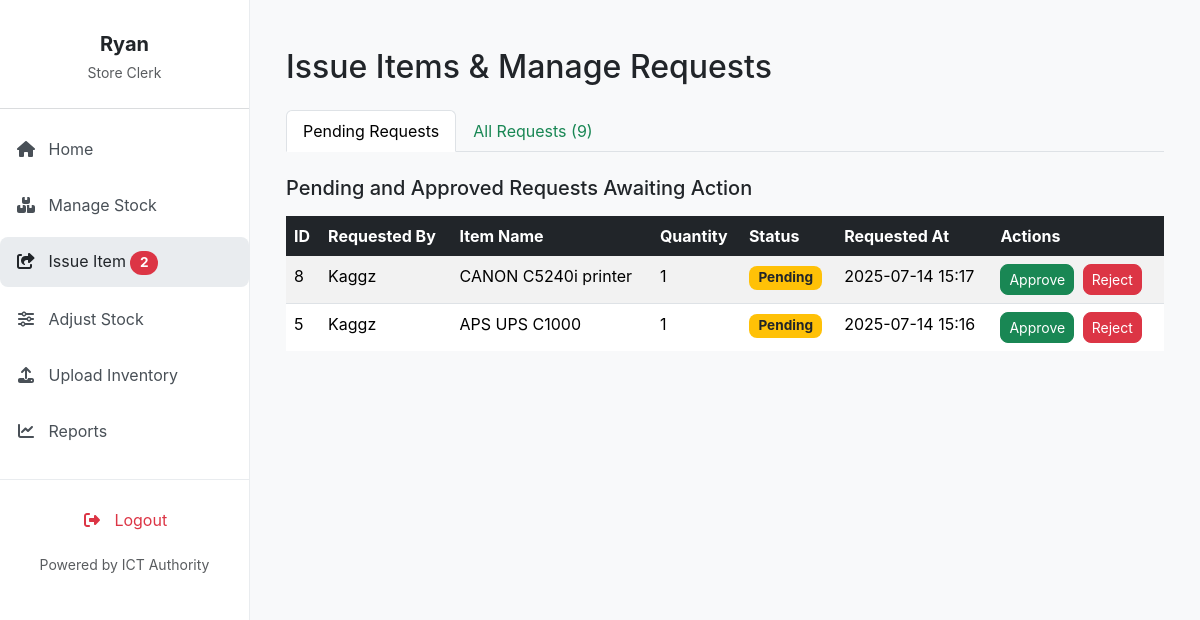
/issue-item/ (signed in), run on an earlier commit of the app's database.
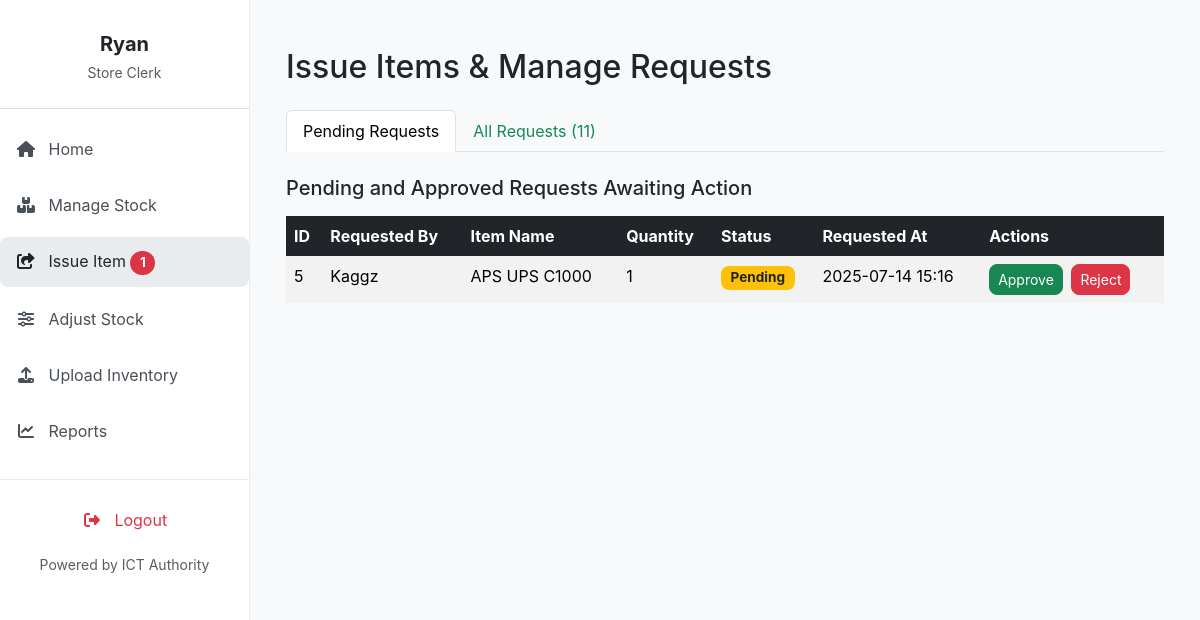
And on a later commit of the database.
### invent/models.py (models this page shows, shortened)
class ItemRequest(models.Model):
    item = models.ForeignKey('InventoryItem', on_delete=models.CASCADE)
    name = models.CharField(max_length=100)
    quantity = models.PositiveIntegerField(default=1)
    reason = models.TextField(blank=True, null=True)
    application_date = models.DateField(default=timezone.now)
    requestor = models.ForeignKey(User, on_delete=models.CASCADE)
    status = models.CharField(max_length=10, choices=[
        ('Pending', 'Pending'),
        ('Approved', 'Approved'),
        ('Issued', 'Issued'),
        ('Rejected', 'Rejected'),
        ('Cancelled', 'Cancelled'),
    ], default='Pending')
    date_requested = models.DateTimeField(auto_now_add=True)
    _original_status = None
    def __init__(self, *args, **kwargs):
        super().__init__(*args, **kwargs)
        self._original_status = self.status

class InventoryItem(models.Model):
    STATUS_CHOICES = [
        ('Pending', 'Pending'),
        ('In Stock', 'In Stock'),
        ('Issued', 'Issued'),
        ('Returned', 'Returned'),
        ('Low Stock', 'Low Stock'),
        ('Out of Stock', 'Out of Stock'),
    ]
    CONDITION_CHOICES = [
        ("Serviceable", "Serviceable"),
        ("Not Serviceable", "Not Serviceable"),
        ("Not working", "Not working"),
        ("Good", "Good"),
        ("Fair", "Fair"),
        ("Poor", "Poor"),
    ]
    name = models.CharField(max_length=255, help_text="e.g., Dell Optiplex 7010 (from Asset Description)")
    serial_number = models.CharField(
        max_length=255, unique=True, blank=True, null=True,
        help_text="Unique serial number of the asset (from Serial Number in CSV)"
    )
    category = models.CharField(
        max_length=100, blank=True,
        help_text="e.g., Printer, CPU, Monitor (from Asset Category-Minor)"
    )
    condition = models.CharField(
        max_length=20, choices=CONDITION_CHOICES, default="Serviceable",
        help_text="Current condition of the asset (from Condition in CSV)"
    )
    status = models.CharField(max_length=20, choices=STATUS_CHOICES, default='In Stock')
    expiration_date = models.DateField(null=True, blank=True)
    quantity_total = models.PositiveIntegerField(default=0)
    quantity_issued = models.PositiveIntegerField(default=0)
    quantity_returned = models.PositiveIntegerField(default=0)
    created_by = models.ForeignKey(User, on_delete=models.SET_NULL, null=True, blank=True, related_name='inventory_created_by')
    created_at = models.DateTimeField(auto_now_add=True)
    updated_at = models.DateTimeField(auto_now=True)

### invent/views.py (the view, shortened to what this page needs)
# urls.py: path('issue-item/', views.issue_item, name='issue_item'),
@login_required
@permission_required('invent.can_issue_item', raise_exception=True)
def issue_item(request):
    all_requests = ItemRequest.objects.all().order_by('-date_requested')
    pending_and_approved_requests = all_requests.filter(
        status__in=['Pending', 'Approved'])
    form = IssueItemForm()
    context = {
        'form': form,  # Ensure the form is passed for GET requests as well
        'all_requests': all_requests,
        'pending_and_approved_requests': pending_and_approved_requests,
        'approved_requests': all_requests.filter(status='Approved'),
        'issued_requests': all_requests.filter(status='Issued'),
        'rejected_requests': all_requests.filter(status='Rejected'),
        'pending_requests': all_requests.filter(status='Pending'),
    }
    return render(request, 'invent/issue_item.html', context)

### invent/context_processors.py (called while the page is built)
def pending_requests_count(request):
    count = 0  # Default to 0
    if request.user.is_authenticated:
        if request.user.has_perm('invent.can_issue_item'):
            count = ItemRequest.objects.filter(status='Pending').count()
    return {'pending_requests_count_for_sidebar': count}

### invent/templates/invent/issue_item.html (shortened to what the changed rows need)
{% extends 'invent/base_store_clerk.html' %}
{% load static %}
{% block content %}
<div class="container mt-4">
    <h2 class="mb-4">Issue Items & Manage Requests</h2>
    <ul class="nav nav-tabs mb-4" id="issueManageTabs" role="tablist">
        <li class="nav-item" role="presentation">
            <button class="nav-link" id="all-requests-tab" data-bs-toggle="tab" data-bs-target="#all-requests" type="button" role="tab" aria-controls="all-requests" aria-selected="false">All Requests ({{ all_requests.count }})</button>
        </li>
    </ul>
    <div class="tab-content" id="issueManageTabsContent">
        <div class="tab-pane fade show active" id="pending-requests" role="tabpanel" aria-labelledby="pending-requests-tab">
            <div class="table-responsive">
                <table class="table table-hover table-striped">
                    <thead class="table-dark">
                        <tr>
                            <th>ID</th>
                            <th>Requested By</th>
                            <th>Item Name</th>
                            <th>Quantity</th>
                            <th>Status</th>
                            <th>Requested At</th>
                            <th>Actions</th>
                        </tr>
                    </thead>
                    <tbody>
                        {% for req in pending_and_approved_requests %}
                        <tr>
                            <td>{{ req.id }}</td>
                            <td>{{ req.requestor.username }}</td>
                            <td>{{ req.item.name }}</td>
                            <td>{{ req.quantity }}</td>
                            <td>
                                <span class="badge
                                    {% if req.status == 'Pending' %}bg-warning text-dark
                                    {% elif req.status == 'Approved' %}bg-success
                                    {% elif req.status == 'Issued' %}bg-primary
                                    {% elif req.status == 'Rejected' %}bg-danger
                                    {% else %}bg-secondary{% endif %}">
                                    {{ req.status }}
                                </span>
                            </td>
                            <td>{{ req.date_requested|date:"Y-m-d H:i" }}</td>
                            <td>
                                <form action="{% url 'issue_item' %}" method="post" class="d-inline">
                                    {% if req.status == 'Pending' %}
                                        <button type="submit" name="action" value="approve" class="btn btn-success btn-sm me-1">Approve</button>
                                        <button type="submit" name="action" value="reject" class="btn btn-danger btn-sm me-1">Reject</button>
                                    {% elif req.status == 'Approved' %}
                                        <button type="submit" name="action" value="issue_from_request" class="btn btn-info btn-sm">Issue (Approved)</button>
                                        <button type="submit" name="action" value="reject" class="btn btn-danger btn-sm me-1">Reject</button>
                                    {% else %}
                                        <small class="text-muted">No actions</small>
                                    {% endif %}
                                </form>
                            </td>
                        </tr>
                        {% empty %}
                        <tr><td colspan="7" class="text-center text-muted">No pending or approved requests found.</td></tr>
                        {% endfor %}
                    </tbody>
                </table>
            </div>
        </div>
    </div>
</div>
{% endblock %}

### invent/templates/invent/base_store_clerk.html (shortened to what this page needs)
{% load static %}
<!DOCTYPE html>
<html lang="en">
<head>
    <link href="https://cdn.jsdelivr.net/npm/bootstrap@5.3.3/dist/css/bootstrap.min.css" rel="stylesheet">
    <link href="https://cdnjs.cloudflare.com/ajax/libs/font-awesome/6.4.0/css/all.min.css" rel="stylesheet">
    <link href="https://cdn.jsdelivr.net/npm/select2@4.1.0-rc.0/dist/css/select2.min.css" rel="stylesheet" />
    <link href="https://cdn.jsdelivr.net/npm/select2-bootstrap-5-theme@1.3.0/dist/select2-bootstrap-5-theme.min.css" rel="stylesheet" />
</head>
<body>
    <nav id="sidebarMenu" class="sidebar-wrapper collapse d-md-block show">
        <div class="sidebar-content">
            <div class="text-center mb-4 pt-3">
                <h5 class="fw-bold mb-1 text-dark">{{ user.first_name|default:user.username }}</h5>
                <small class="text-muted">Store Clerk</small>
            </div>
            <hr class="border-secondary opacity-25" />
            <ul class="nav flex-column">
                <li class="nav-item mb-2">
                    <a class="nav-link {% if request.resolver_match.url_name == 'store_clerk_dashboard' %}active{% endif %}" href="{% url 'store_clerk_dashboard' %}">
                        <i class="fas fa-fw fa-home me-2"></i> Home
                    </a>
                </li>
                <li class="nav-item mb-2">
                    <a class="nav-link {% if request.resolver_match.url_name == 'manage_stock' %}active{% endif %}" href="{% url 'manage_stock' %}">
                        <i class="fas fa-fw fa-boxes me-2"></i> Manage Stock
                    </a>
                </li>
                <li class="nav-item mb-2">
                    <a class="nav-link {% if request.resolver_match.url_name == 'issue_item' %}active{% endif %}" href="{% url 'issue_item' %}">
                        <i class="fas fa-fw fa-share-square me-2"></i> Issue Item
                        {% if pending_requests_count_for_sidebar > 0 %}
                            <span class="badge rounded-pill bg-danger ms-auto">
                                {{ pending_requests_count_for_sidebar }}
                            </span>
                        {% endif %}
                    </a>
                </li>
                <li class="nav-item mb-2">
                    <a class="nav-link {% if request.resolver_match.url_name == 'adjust_stock' %}active{% endif %}" href="{% url 'adjust_stock' %}">
                        <i class="fas fa-fw fa-sliders-h me-2"></i> Adjust Stock
                    </a>
                </li>
                <li class="nav-item mb-2">
                    <a class="nav-link {% if request.resolver_match.url_name == 'upload_inventory' %}active{% endif %}" href="{% url 'upload_inventory' %}">
                        <i class="fas fa-fw fa-upload me-2"></i> Upload Inventory
                    </a>
                </li>
                <li class="nav-item mb-2">
                    <a class="nav-link" href="{% url 'reports' %}">
                        <i class="fas fa-fw fa-chart-line me-2"></i> Reports
                    </a>
                </li>
            </ul>
        </div>
        <div class="sidebar-bottom">
            <ul class="nav flex-column mb-2">
                <li class="nav-item">
                    <a class="nav-link text-danger" href="{% url 'logout' %}">
                        <i class="fas fa-fw fa-right-from-bracket me-2"></i> Logout
                    </a>
                </li>
            </ul>
            <small class="text-muted">Powered by ICT Authority</small>
        </div>
    </nav>
    <main class="main-content">
        {% block content %}{% endblock %}
    </main>
</body>
</html>

What changed in the data, as far as the page shows it:
no longer on this page (row edited): ItemRequest: id "8", requestor.username "Kaggz", item.name "CANON C5240i printer", quantity "1", status "Pending", date_requested "2025-07-14 15:17", shows "Approve"
Also different on the page:
{{ pending_requests_count_for_sidebar }}: "2" → "1"
{{ all_requests.count }}: "9" → "11"
